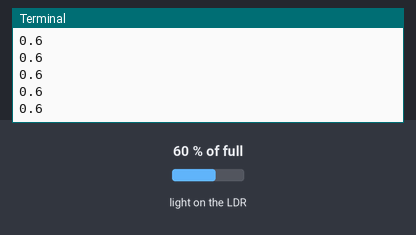
Bench run of a program on a simulated Raspberry Pi (BCM pin numbers). Parts: the last lines printed to the terminal. Inputs (shaded band) come from the test bench; at power-on: light on the LDR 60 % of full.

Above: at 1.2 s.
1.3 s: light on the LDR set to 2 % of full
At 2.4 s:
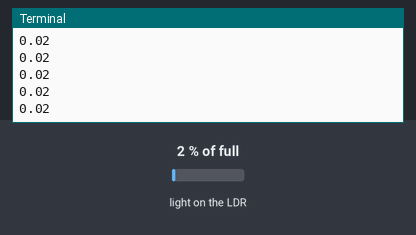
2.8 s: light on the LDR set to 25 % of full
At 3.7 s:
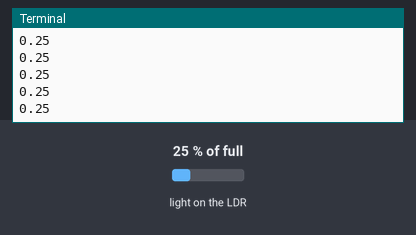
Timing chart, 0 to 4.7 s (numbered marks = the images above; inputs shaded):
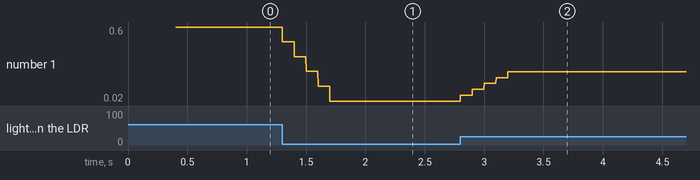

Measured:
- after the input at 1.3 s, the terminal: prints a new line at once (image 1)
- after the input at 2.8 s, the terminal: prints a new line at once (image 2)
- plotted number 1: 0.6 → 0.02 after the input at 1.3 s, 0.02 → 0.25 after the input at 2.8 s

The program:

light_dependent_resistor.py
```python
# a capacitor is an electrical component that stores charge
# when current is fed into a capacitor, it will begin to store charge

# by putting a resistor in series with the capacitor, you can slow the speed at which it charges

# for a Raspberry Pi, any input that is approximately below 1.8V is considered 'off' and any above 1.8V is considered 'on' ; for output, 0V is off and 3.3V is on

# if you time how long it takes the capacitor's voltage to get over 1.8V you can work out the resistence of the component in series with it

# an LDR (photocell) is a special type of resistor; when light hits it, resistence is low, but when it's dark, resistance is high

# by placing a capacitor in series with an LDR, the capacitor will charge at different speeds depending on whether it's light or dark

from gpiozero import LightSensor, Buzzer

ldr = LightSensor(4)
while True:
	print(ldr.value) 
```
